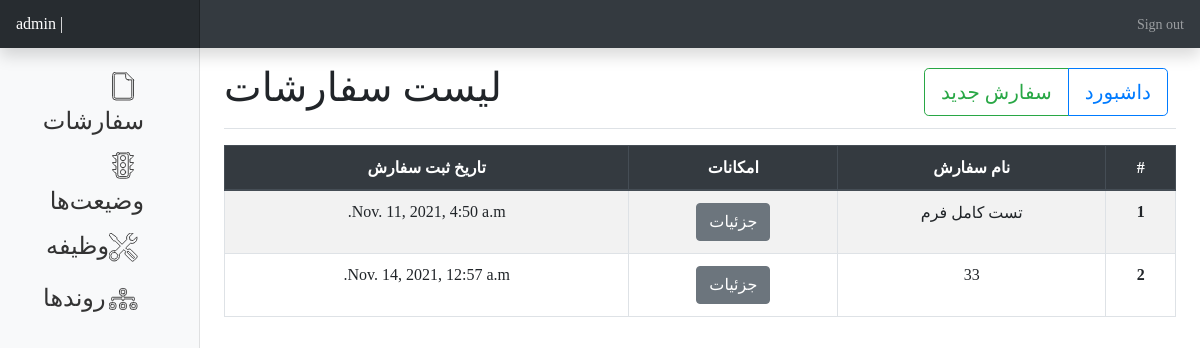
Page /dashboard/order/ (signed in) on the committed database.
### order/models.py (models this page shows)
class order(models.Model):
    LASTMAN_STANDING = "DO OR DIE"
    CRITICAL_PRIORITY = "Critical"
    HIGH_PRIORITY = "High"
    MIDDLE_PRIORITY = "Middle"
    LOW_PRIORITY = "Low"
    INDEED_PRIORITY = [
        (LASTMAN_STANDING, 'Do or die'),
        (CRITICAL_PRIORITY, 'Critical priority'),
        (HIGH_PRIORITY, 'High priority'),
        (MIDDLE_PRIORITY, 'Middle priority'),
        (LOW_PRIORITY, 'Low priority'),
    ]
    order_title = models.CharField(max_length=100, unique=True)
    customer_id = models.ForeignKey(get_user_model(), null=True, on_delete=models.PROTECT)
    priority = models.CharField(max_length=11, choices=INDEED_PRIORITY, default=LOW_PRIORITY)
    process_id = models.ForeignKey(process, on_delete=models.SET_NULL, null=True)
    created_at  = models.DateTimeField(null=True, blank=True, auto_now_add=True)
    updated_at  = models.DateTimeField(null=True, blank=True, auto_now=True)
    def __str__(self):
        return self.order_title

### order/views.py (the view)
# urls.py: path('', OrderListView, name="order-list"),
@login_required
def OrderListView(request):
    order_list = order.objects.all()
    order_meta_list = []
    serialized_queryset = serializers.serialize("json", order_list)
    for order_metas in order_list:
        meta = (
            order_process_action.objects.filter(order_id=order_metas)
            .order_by("-updated_at")
            .first()
        )
        order_meta_list.append({"order": order_metas, "order_meta": meta})
        print(order_meta_list)
    return render(request, "order/order_list.html", {"orders": order_meta_list})

### main_app/models/process_model.py (called while the page is built)
    def __str__(self):
        return self.action.name

### main_app/models/status_model.py (called while the page is built)
    def __str__(self):
        return self.status_title

### order/models.py (called while the page is built)
    def __str__(self):
        return f"___ action: {self.process_action}, ___ status: {self.status} |"

### order/templates/order/order_list.html
{% extends "dashboard/base.html" %}
{% block content%}
<div class="d-flex justify-content-between flex-wrap flex-md-nowrap align-items-center pt-3 pb-2 mb-3 border-bottom">
    <h1 class="display-6">لیست سفارشات</h1>
    <div class="btn-toolbar mb-2 mb-md-0">
      <div class="btn-group mr-2">
        <a href='{% url "order-creat" %}' class="btn btn-lg btn-outline-success">سفارش جدید</a>
        <a href='{% url "panel" %}' class="btn btn-lg btn-outline-primary">داشبورد</a>
      </div>
    </div>
  </div>
    <div class="d-flex justify-content-md-between">
        <table class="table text-center table-striped table-bordered" dir="rtl">
            <thead class="thead-dark">
            <tr>
                <th scope="col">#</th>
                <th scope="col">نام سفارش</th>
                <th scope="col">امکانات</th>
                <th scope="col">تاریخ ثبت سفارش</th>
            </tr>
            </thead>
            <tbody class="table-striped">
        {% for data in orders %}
            <tr>
                <th scope="row">{{ forloop.counter }}</th>
                <td>{{ data.order.order_title }}</td>
                <td>
                    <a href='{% url "order-detail" data.order.pk %}' class="btn btn-secondary">جزئیات</a>
                </td>
                <td>{{ data.order.created_at }}</td>
            </tr>
        {% endfor %}
    </tbody>
    </table>
    </div>
{% endblock %}

### main_app/templates/dashboard/base.html (shortened to what this page needs)
<html lang="en">
  {% load static %}
  <head>
  {% block head %}
  <link rel="stylesheet" href="{% static 'main_app/bootstrap/css/bootstrap.min.css' %}" >
  {% endblock %}
</head>
<body>
  <nav class="navbar navbar-dark sticky-top bg-dark flex-md-nowrap p-0 shadow">
    <a class="navbar-brand col-md-3 col-lg-2 mr-0 px-3" href="/dashboard/">{{user}} | </a>
    <ul class="navbar-nav px-3">
      <li class="nav-item text-nowrap">
        <a class="nav-link" href="{% url 'logout' %}">Sign out</a>
      </li>
    </ul>
  </nav>
  <div class="container-fluid">
    <div class="row">
      <nav id="sidebarMenu" class="col-md-3 col-lg-2 d-md-block bg-light sidebar collapse text-right" dir="rtl">
        <div class="sidebar-sticky pt-3">
          <ul class="nav flex-column">
            <li class="nav-item">
              <a class="nav-link" href='{% url "order-list" %}'>
                <span class="h4">سفارشات</span>
              </a>
            </li>
            {% if perms.main_app.view_status %}
            <li class="nav-item">
              <a class="nav-link" href='{% url "status-list"%}'>
                <span class="h4">وضیعت‌ها</span>
              </a>
            </li>
            {% endif %}
            {% if perms.main_app.view_action %}
            <li class="nav-item">
              <a class="nav-link" href='{% url "action-list" %}'>
                <span class="h4">وظیفه</span>‌
              </a>
            </li>
            {% endif %}
            {% if perms.main_app.view_process %}
            <li class="nav-item">
              <a class="nav-link" href='{% url "process-list" %}'>
                 <span class="h4">روندها</span>
              </a>
            </li>
            {% endif %}
          </ul>
        </div>
      </nav>
      <main dir="ltr" role="main" class="col-md-9 ml-sm-auto col-lg-10 px-md-4 text-right">
          {% block content %}
          {% endblock %}
      </main>
    </div>
  </div>
</body>
</html>

### main_app/templates/dashboard/base.html (style rules this page uses)
body { font-size: .875rem; }
.sidebar { position: fixed; top: 0; bottom: 0; left: 0; z-index: 100; padding: 48px 0 0; box-shadow: inset -1px 0 0 rgba(0, 0, 0, .1); }
.sidebar-sticky { position: relative; top: 0; height: calc(100vh - 48px); padding-top: .5rem; overflow-x: hidden; overflow-y: auto; }
.sidebar .nav-link { font-weight: 500; color: #333; }
.navbar-brand { padding-top: .75rem; padding-bottom: .75rem; font-size: 1rem; background-color: rgba(0, 0, 0, .25); box-shadow: inset -1px 0 0 rgba(0, 0, 0, .25); }
body { font-family: iranYekan; }

### rows in the picture
order: order.order_title "تست کامل فرم", order.created_at "Nov. 11, 2021, 4:50 a.m."
order: order.order_title "33", order.created_at "Nov. 14, 2021, 12:57 a.m."

### other values in the picture
{{ user }} "admin"
